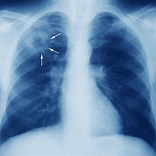
%> input picture chest_x-ray2.jpg, 156 x 156 px
$ octave contrast.m   (GNU Octave 9; MATLAB toolbox functions it lacks are replaced by stand-ins)
%> lines starting %> are read from the running program, lines starting %| are printed output that depends on the picture
%% common contrast-stretching output of image
posimage = imread('chest_x-ray2.jpg');
%> posimage is the input picture: size 156x156x3 uint8; mean R, G, B 105.6, 139.2, 174.5
i = posimage(:,:,1); % Extracts the intensity values from the red channel of the image. This is typically done to convert the image to grayscale if it's in color.
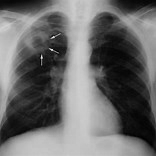
%> i: size 156x156 uint8; min 0, max 231, mean 105.6
r1 = min(i); % inimum intensity value in the image.
%> r1 = 156 values, max 186 at index 84, min 0 at index 41, mean 33.17
rmin = min(r1);
%> rmin = 0

r1 = max(i);
%> r1 = 156 values, max 231 at index 42, min 155 at index 140, mean 190.7
rmax = max(r1);
%> rmax = 231

m = 255/(rmax-rmin); % Computes the slope of the linear transformation function for contrast stretching.
%> m = 1
b = 255 - m*rmax; % Computes the intercept of the linear transformation function.
%> b = 24
% [9 lines of commented-out code are left out]
 i0 = 0:1; % array of intensity values ranging from 0 to 1.
 j0 = 47*i0; % transformation function for contrast stretching: stretches the intensity values linearly.

j = m*i + b; % Applies the contrast stretching transformation to the input image.
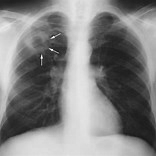
%> j: size 156x156 uint8; min 24, max 255, mean 129.6

figure(1)
subplot(1,2,1)
imshow(posimage);
title('original image');
subplot(1,2,2)
imshow(j);
title('contrast streching image')

% transformation fucntion plot
figure(2)
plot(i,j)
hold on
plot(i0,j0)
line([209 256],[256 256]);
hold off
title('Plot Equation s = m*i+b');
xlabel('Input Intensity Level,r');
ylabel('Output Intensity Level,s');
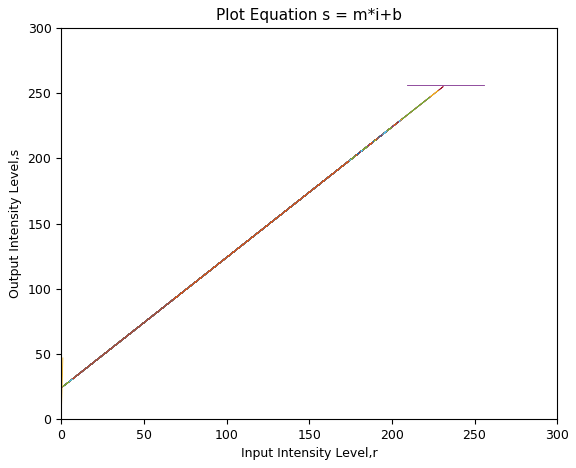
%> figure redrawn from the program's plot data
